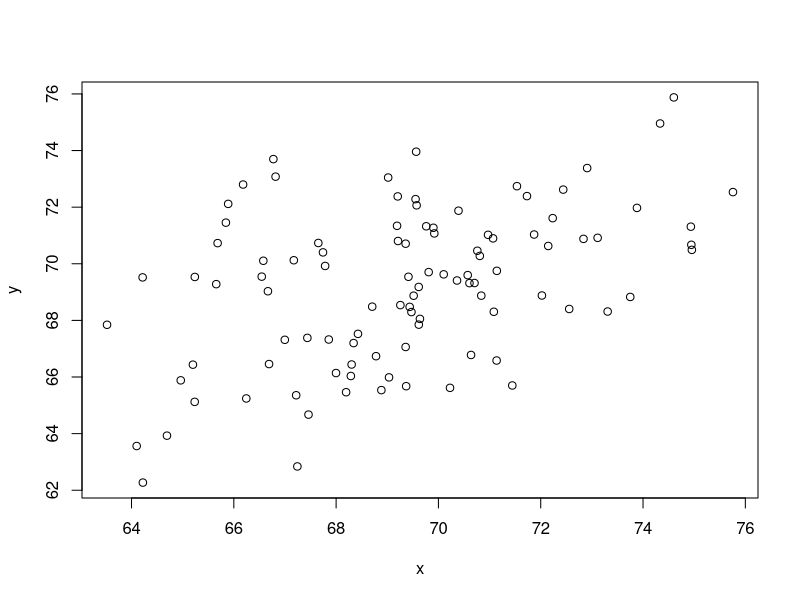

This figure's R source:
library(tidyverse)
library(caret)

set.seed(1)
n <- 100
Sigma <- 9*matrix(c(1.0, 0.5, 0.5, 1.0), 2, 2)
dat <- MASS::mvrnorm(n = 100, c(69, 69), Sigma) %>%
  data.frame() %>% setNames(c("x", "y"))

plot(dat)
# Question 1

set.seed(1)
RMSE_vec <- replicate(n,{
  test_index <- createDataPartition(dat$y,times = 1,p = 0.5,list = FALSE)
  test_set <- dat[test_index, ]
  train_set <- dat[-test_index, ]
  lm.fit <- lm(data = train_set,formula = y ~ x)
  prediction <- predict(lm.fit,test_set)
  RSS <- (prediction - test_set$y)^2
  MSE <- sum(RSS)/nrow(test_set)
  RMSE <- sqrt(MSE)
  RMSE
  })
RMSE_vec

mean(RMSE_vec)
sd(RMSE_vec)

# Question 2

RMSE_func <- function(n){
  Sigma <- 9*matrix(c(1.0, 0.5, 0.5, 1.0), 2, 2)
  dat <- MASS::mvrnorm(n, c(69, 69), Sigma) %>%
    data.frame() %>% setNames(c("x", "y"))
  RMSE_v <- replicate(100,{
  test_index <- createDataPartition(dat$y,times = 1,p = 0.5,list = FALSE)
  test_set <- dat[test_index, ]
  train_set <- dat[-test_index, ]
  lm.fit <- lm(data = train_set,formula = y ~ x)
  prediction <- predict(lm.fit,test_set)
  RSS <- (prediction - test_set$y)^2
  MSE <- mean(RSS)
  RMSE <- sqrt(MSE)
  RMSE
})
  c(avg = mean(RMSE_v), sd = sd(RMSE_v))
}

n <- c(100, 500, 1000, 5000, 10000)
sapply(n, RMSE_func)

# Question 4

set.seed(1)
n <- 100
Sigma <- 9*matrix(c(1.0, 0.95, 0.95, 1.0), 2, 2)
dat <- MASS::mvrnorm(n = 100, c(69, 69), Sigma) %>%
  data.frame() %>% setNames(c("x", "y"))
RMSE_vec <- replicate(n,{
  test_index <- createDataPartition(dat$y,times = 1,p = 0.5,list = FALSE)
  test_set <- dat[test_index, ]
  train_set <- dat[-test_index, ]
  lm.fit <- lm(data = train_set,formula = y ~ x)
  prediction <- predict(lm.fit,test_set)
  RSS <- (prediction - test_set$y)^2
  MSE <- sum(RSS)/nrow(test_set)
  RMSE <- sqrt(MSE)
  RMSE
})
RMSE_vec

mean(RMSE_vec)
sd(RMSE_vec)

# Question 6
set.seed(1)
Sigma <- matrix(c(1.0, 0.75, 0.75, 0.75, 1.0, 0.25, 0.75, 0.25, 1.0), 3, 3)
dat <- MASS::mvrnorm(n = 100, c(0, 0, 0), Sigma) %>%
  data.frame() %>% setNames(c("y", "x_1", "x_2"))

cor(dat)

test_index <- createDataPartition(dat$y,times = 1,p = 0.5,list = FALSE)
test_set <- dat[test_index, ]
train_set <- dat[-test_index, ]

lm.fit1 <- lm(data = train_set,formula = y ~ x_1)
y_hat1 <- predict(lm.fit1, newdata = test_set)
sqrt(mean((y_hat1-test_set$y)^2))

lm.fit2 <- lm(data = train_set,formula = y ~ x_2)
y_hat2 <- predict(lm.fit2, newdata = test_set)
sqrt(mean((y_hat2-test_set$y)^2))

lm.fit3 <- lm(data = train_set,formula = y ~ x_1 + x_2)
y_hat3 <- predict(lm.fit3, newdata = test_set)
sqrt(mean((y_hat3-test_set$y)^2))

# Question 8

set.seed(1, sample.kind="Rounding") # if using R 3.6 or later
Sigma <- matrix(c(1.0, 0.75, 0.75, 0.75, 1.0, 0.95, 0.75, 0.95, 1.0), 3, 3)
dat <- MASS::mvrnorm(n = 100, c(0, 0, 0), Sigma) %>%
  data.frame() %>% setNames(c("y", "x_1", "x_2"))
cor(dat)

test_index <- createDataPartition(dat$y,times = 1,p = 0.5,list = FALSE)
test_set <- dat[test_index, ]
train_set <- dat[-test_index, ]

lm.fit1 <- lm(data = train_set,formula = y ~ x_1)
y_hat1 <- predict(lm.fit1, newdata = test_set)
sqrt(mean((y_hat1-test_set$y)^2))

lm.fit2 <- lm(data = train_set,formula = y ~ x_2)
y_hat2 <- predict(lm.fit2, newdata = test_set)
sqrt(mean((y_hat2-test_set$y)^2))

lm.fit3 <- lm(data = train_set,formula = y ~ x_1 + x_2)
y_hat3 <- predict(lm.fit3, newdata = test_set)
sqrt(mean((y_hat3-test_set$y)^2))
